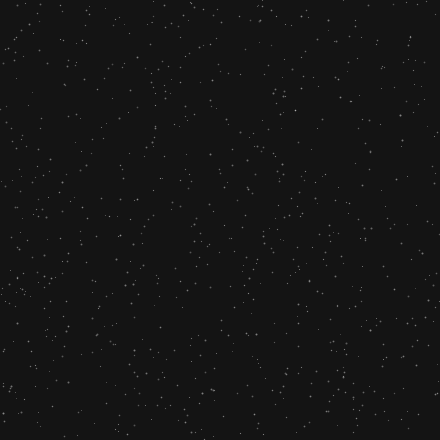
Frame 1 (no input)
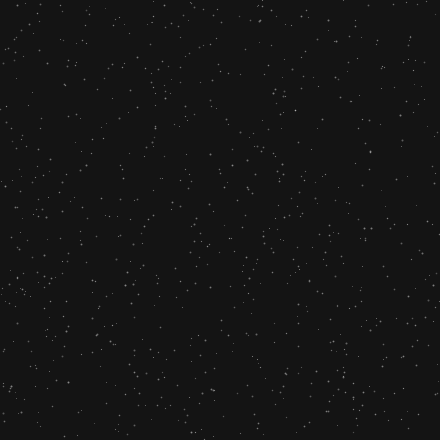
Frame 60 (the mouse pressed at the canvas centre just before this capture)
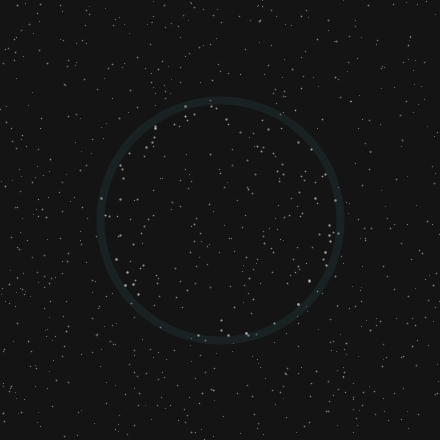
Frame 120 (the mouse held since frame 60 and released just before this capture)

The Processing sketch that drew these frames (run headless with seeded random() and noise(); from frame 60 on, the mouse is pressed at the canvas centre):

// Processing sketch: processing_122894
// ── processing_122894.pde

// snow
// grass
ArrayList<Star> stars = new ArrayList<Star>();
ArrayList<Wave> waves = new ArrayList<Wave>();
float noisex, noisey;

boolean flag = false;


void setup() {
  size(440,440);
  smooth();
  for(int i = 0; i < 800; i++) {
    Star s = new Star();
    stars.add(s);
  }
}



void draw() {
  background(20);
  for(int i = stars.size()-1; i >= 0; i--) {
    Star s = stars.get(i);
    s.update();
    s.draw();
  }
  for(Wave w : waves) {
    w.update();
    w.draw();
  }
}


void mousePressed() {
  Wave w = new Wave();
  w.pos = new PVector(mouseX, mouseY);
  waves.add(w);
}



class Star {
  PVector pos;
  float ff = random(3000);
  float siz = random(1.0,2.0);
  boolean flag = true;
  float brightness = 50.0;
  float shine = 0.0;
  
  Star() {
    pos = new PVector(random(width), random(height));
  }
  
  void update() {
    ff+=0.1;
    shine*=0.9;
    brightness = 50.0 + shine + 100*noise(ff);
    for(Wave w : waves) {
      if(abs(pos.dist(w.pos) - w.radius) < 2.0) {
        shine = min(100.0, 6000.0/w.radius);
//        shine = 100.0;
      }
    }
  }
  
  void draw() {
    stroke(255,brightness);
    strokeWeight(siz+2*shine/100.0);
    point(pos.x, pos.y);
  }
  
};





class Wave {
  PVector pos = new PVector();
  float radius = 0.0;
  
  Wave() {};
  
  void update() {
    radius += 2.0;
  }
  
  void draw() {
    noFill();
    float a = 255;
    a = 10/radius;
    a = max(0,a);
    a = min(a,1.0);
    a *= 200.0;
    stroke(255,a);
    stroke(100,220,255,a);
    strokeWeight(8.0);
    ellipse(pos.x, pos.y, radius*2, radius*2);
  }
};
